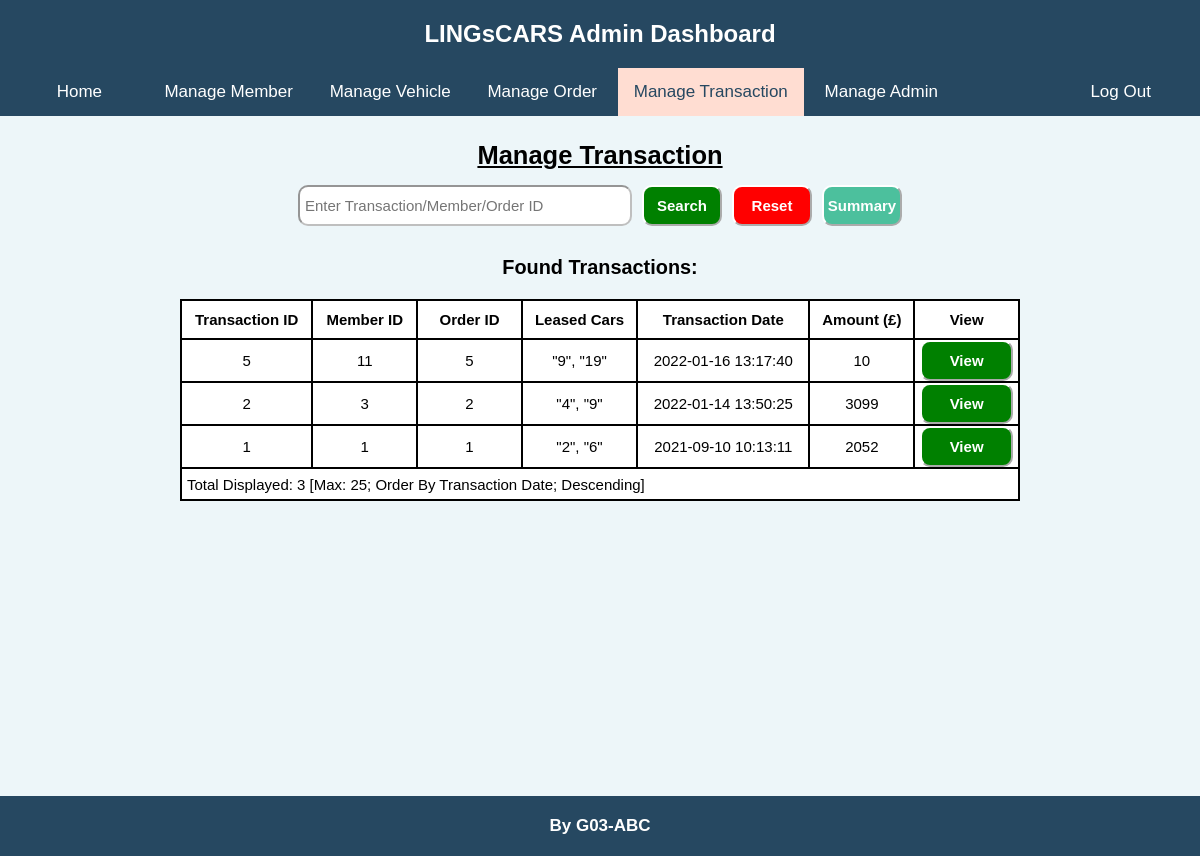
/admin/manageTransaction.php (signed in), run on an earlier commit of the app's database.
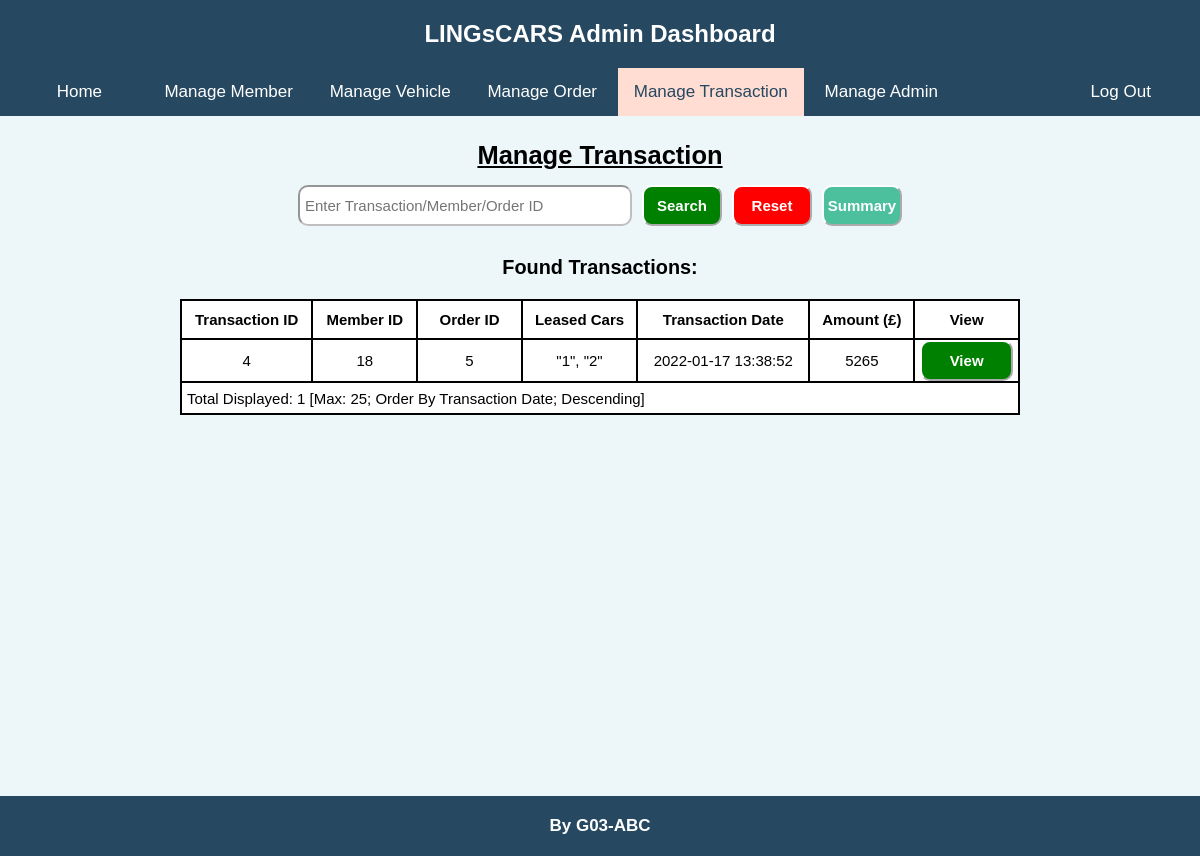
And on a later commit of the database.
### tables this page shows
CREATE TABLE `transactions` (
  `id` int(11) NOT NULL,
  `memberId` int(11) NOT NULL,
  `leasedCars` longtext NOT NULL DEFAULT '{}' CHECK (json_valid(`leasedCars`)),
  `orderId` int(11) NOT NULL,
  `transactionDate` datetime NOT NULL DEFAULT current_timestamp(),
  `creditCard` longtext NOT NULL DEFAULT '{}',
  `amount` int(11) DEFAULT NULL
);

### admin/manageTransaction.php (the view, shortened to what the rows shown need)
<?php
    require_once($_SERVER['DOCUMENT_ROOT'] . "/admin/adminAuthenticate.php");
    $queryString = array();
    if (isset($_SERVER['QUERY_STRING'])) {
        parse_str($_SERVER['QUERY_STRING'], $queryString);
    }
    $manageMode = (isset($queryString['manage-mode'])) ? $queryString['manage-mode']: "";
    $passChecking = false;
    $wordToSearch = "";
    $allowViewTransac = false;
?>
<!DOCTYPE html>
<html lang="en">
    <head>
        <link rel="stylesheet" href="/css/admin.css">
    </head>
    <body>
        <main>
            <h2>
                Manage Transaction
            </h2>
            <div class="manage-section">
                <?php if (
                    (isset($manageMode) && empty($manageMode)) ||
                    $passChecking ||
                    (isset($manageMode) && $manageMode == "search-transaction") ||
                    (isset($manageMode) && $manageMode == "view-transaction" && !$allowViewTransac)
                ): ?>
                    <table class="db-table">
                        <thead>
                            <tr>
                                <th><form method='get' action='/admin/manageTransaction.php'>
                                    <button class='sort-button'>Transaction ID<?php
                                    ?></button>
                                </form></th>
                                <th><form method='get' action='/admin/manageTransaction.php'>
                                    <button class='sort-button'>Member ID<?php
                                    ?></button>
                                </form></th>
                                <th><form method='get' action='/admin/manageTransaction.php'>
                                    <button class='sort-button'>Order ID<?php
                                    ?></button>
                                </form></th>
                                <th><form method='get' action='/admin/manageTransaction.php'>
                                    <button class='sort-button'>Leased Cars<?php
                                    ?></button>
                                </form></th>
                                <th><form method='get' action='/admin/manageTransaction.php'>
                                    <button class='sort-button'>Transaction Date<?php
                                    ?></button>
                                </form></th>
                                <th><form method='get' action='/admin/manageTransaction.php'>
                                    <button class='sort-button'>Amount (£)<?php
                                    ?></button>
                                </form></th>
                                <th>View</th>
                            </tr>
                        </thead>
                        <tbody>
                            <?php
                                $query = "SELECT transactions.id, transactions.memberId, transactions.leasedCars, transactions.orderId, transactions.transactionDate, transactions.amount FROM transactions" .
                                (
                                    (isset($wordToSearch) && !empty($wordToSearch)) ?
                                    " WHERE transactions.id LIKE '%" .
                                    testInput($wordToSearch) .
                                    "%' OR transactions.memberId LIKE '%" .
                                    testInput($wordToSearch) .
                                    "%' OR transactions.orderId LIKE '%" .
                                    testInput($wordToSearch) .
                                    "%'" : ""
                                ) .
                                " ORDER BY";
                                if (isset($queryString['order-by'])) {
                                    if ($queryString['order-by'] == 'transaction-id-asc') {
                                        $query .= " transactions.id ASC";
                                    }
                                    else if ($queryString['order-by'] == 'transaction-id-desc') {
                                        $query .= " transactions.id DESC";
                                    }
                                    else if ($queryString['order-by'] == 'member-id-asc') {
                                        $query .= " transactions.memberId ASC";
                                    }
                                    else if ($queryString['order-by'] == 'member-id-desc') {
                                        $query .= " transactions.memberId DESC";
                                    }
                                    else if ($queryString['order-by'] == 'leased-cars-asc') {
                                        $query .= " transactions.leasedCars ASC";
                                    }
                                    else if ($queryString['order-by'] == 'leased-cars-desc') {
                                        $query .= " transactions.leasedCars DESC";
                                    }
                                    else if ($queryString['order-by'] == 'order-id-asc') {
                                        $query .= " transactions.orderId ASC";
                                    }
                                    else if ($queryString['order-by'] == 'order-id-desc') {
                                        $query .= " transactions.orderId DESC";
                                    }
                                    else if ($queryString['order-by'] == 'amount-asc') {
                                        $query .= " transactions.amount ASC";
                                    }
                                    else if ($queryString['order-by'] == 'amount-desc') {
                                        $query .= " transactions.amount DESC";
                                    }
                                    else if ($queryString['order-by'] == 'transaction-date-asc') {
                                        $query .= " transactions.transactionDate ASC";
                                    }
                                    else {
                                        $query .= " transactions.transactionDate DESC";
                                    }
                                }
                                else {
                                    $query .= " transactions.transactionDate DESC";
                                }
                                $query .= " LIMIT 25;";
                                $rs = mysqli_query($serverConnect, $query);
                            ?>
                            <?php if ($rs): ?>
                                <?php while ($transac = mysqli_fetch_assoc($rs)): ?>
                                    <tr>
                                        <td class='center-text'>
                                            <?php echo((isset($transac["id"])) ? $transac["id"]: "-"); ?>
                                        </td>
                                        <td class='center-text'>
                                            <?php echo((isset($transac["memberId"])) ? $transac["memberId"]: "-"); ?>
                                        </td>
                                        <td class='center-text'>
                                            <?php echo((isset($transac["orderId"])) ? $transac["orderId"]: "-"); ?>
                                        </td>
                                        <td class='center-text'>
                                            <?php
                                                if (isset($transac["leasedCars"])) {
                                                    $arrJson = json_decode($transac["leasedCars"], true);
                                                    $firstKey = true;
                                                    $keyCount = 0;
                                                    foreach ($arrJson as $key=>$value) {
                                                        if ($firstKey) {
                                                            $firstKey = false;
                                                            echo("\"". $key . "\"");
                                                        }
                                                        else {
                                                            if (($keyCount % 5) == 0) {
                                                                echo(",<br>\"". $key . "\"");
                                                            }
                                                            else {
                                                                echo(", \"". $key . "\"");
                                                            }
                                                        }
                                                        $keyCount++;
                                                    }
                                                }
                                                else {
                                                    echo("-");
                                                }
                                            ?>
                                        </td>
                                        <td class='center-text'>
                                            <?php echo((isset($transac["transactionDate"])) ? $transac["transactionDate"]: "-"); ?>
                                        </td>
                                        <td class='center-text'>
                                            <?php echo((isset($transac["amount"])) ? $transac["amount"]: "-"); ?>
                                        </td>
                                        <td>
                                            <form method='get' action='/admin/manageTransaction.php'>
                                                <button class='positive-button'>View</button>
                                            </form>
                                        </td>
                                    </tr>
                                <?php endwhile; ?>
                            <?php endif; ?>
                        </tbody>
                    </table>
                <?php endif; ?>
            </div>
        </main>
    </body>
</html>

What changed in the data, as far as the page shows it:
removed transactions: id "5", memberId "11", orderId "5", key "9", key "19", transactionDate "2022-01-16 13:17:40", amount "10"
removed transactions: id "2", memberId "3", orderId "2", key "4", key "9", transactionDate "2022-01-14 13:50:25", amount "3099"
removed transactions: id "1", memberId "1", orderId "1", key "2", key "6", transactionDate "2021-09-10 10:13:11", amount "2052"
added transactions: id "4", memberId "18", orderId "5", key "1", key "2", transactionDate "2022-01-17 13:38:52", amount "5265"
Also different on the page:
$recordCount: "3" → "1"
